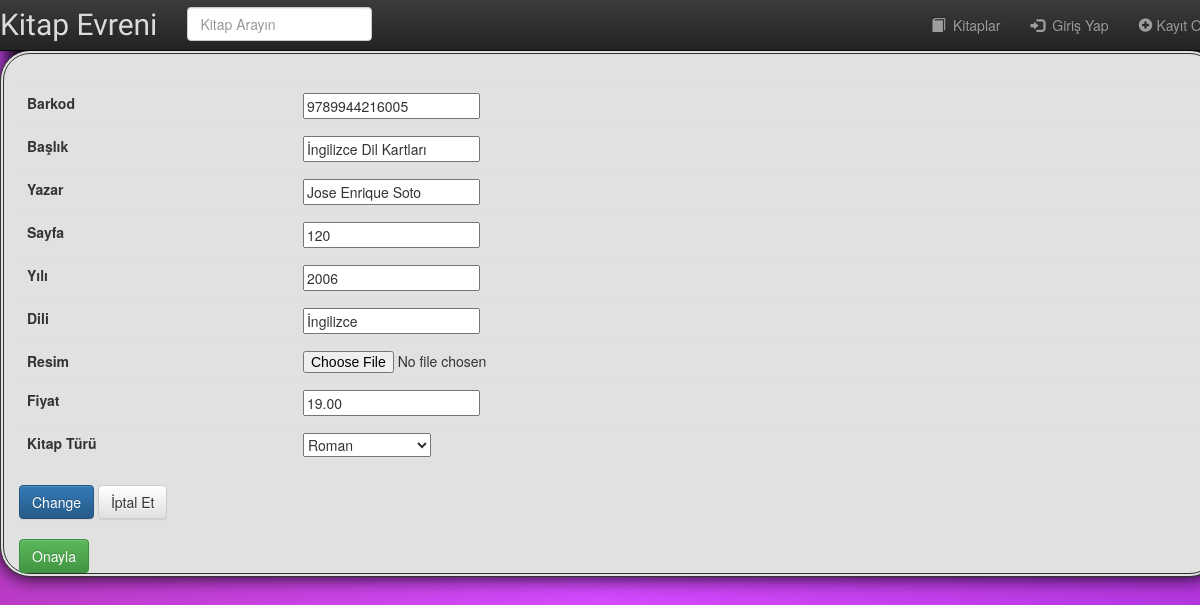
The page /admin_edit.php?bookisbn=9789944216005 (signed in) on the database its author committed.
### tables this page shows
CREATE TABLE `kitaplar` (
  `kitap_id` int(11) NOT NULL,
  `barkod` varchar(20) NOT NULL,
  `kitap_adi` varchar(60) DEFAULT NULL,
  `yazar` varchar(60) DEFAULT NULL,
  `sayfa` int(11) NOT NULL,
  `yili` int(11) NOT NULL,
  `dili` varchar(50) NOT NULL,
  `kapak_foto` varchar(40) DEFAULT NULL,
  `kitap_turu` longtext DEFAULT NULL,
  `fiyat` decimal(6,2) NOT NULL
);

### admin_edit.php (the view, shortened to what this page needs)
<?php
	require_once "./template/header.php";
	$conn = db_connect();
	if(isset($_GET['bookisbn'])){
		$isbn = $_GET['bookisbn'];
	} else {
		echo "Empty query!";
		exit;
	}
	$query = "SELECT * FROM kitaplar WHERE barkod = '$isbn'";
	$result = mysqli_query($conn, $query);
	$row = mysqli_fetch_assoc($result);
?>
	<form method="post" action="edit_book.php" enctype="multipart/form-data">
		<table class="table">
			<tr>
				<th>Barkod</th>
				<td><input type="text" name="barkod" value="<?php echo $row['barkod'];?>" readOnly="true"></td>
			</tr>
			<tr>
				<th>Başlık</th>
				<td><input type="text" name="kitap_adi" value="<?php echo $row['kitap_adi'];?>" required></td>
			</tr>
			<tr>
				<th>Yazar</th>
				<td><input type="text" name="yazar" value="<?php echo $row['yazar'];?>" required></td>
			</tr>
			<tr>
				<th>Sayfa</th>
				<td><input type="text" name="sayfa" value="<?php echo $row['sayfa'];?>" required></td>
			</tr>
			<tr>
				<th>Yılı</th>
				<td><input type="text" name="yili" value="<?php echo $row['yili'];?>" required></td>
			</tr>
			<tr>
				<th>Dili</th>
				<td><input type="text" name="dili" value="<?php echo $row['dili'];?>" required></td>
			</tr>
			<tr>
				<th>Resim</th>
				<td><input type="file" name="kapak_foto"></td>
			</tr>
			<tr>
				<th>Fiyat</th>
				<td><input type="text" name="fiyat" value="<?php echo $row['fiyat'];?>" required></td>
			</tr>
			<tr>
				<th>Kitap Türü</th>
				<td><?php
		$hostname="localhost";
		$username="root";
		$password="";
		$dbname="odev_db";
				$conn=mysqli_connect($hostname,$username,$password,$dbname) or die ("Connection Error:".mysqli_error($conn));
				$sqlquery=mysqli_query($conn,"select * from kategori");
				?>
				<select name="kitap_turu" >
				<?php
                 while($row=mysqli_fetch_array($sqlquery))
				 {
                ?>
				<option	value="<?=$row["kategori_adi"];?>"><?=$row["kategori_adi"];?></option>
				<?php
				 }
				?>
				</select>
			</tr>
		</table>
		<input type="submit" name="save_change" value="Change" class="btn btn-primary">
		<a href="admin_book.php" class="btn btn-default">İptal Et</a>
	</form>
	<br/>
	<a href="admin_book.php" class="btn btn-success">Onayla</a>
<?php
	require "./template/footer.php"
?>

### rows shown on the page
kitaplar: barkod "9789944216005", kitap_adi "İngilizce Dil Kartları", yazar "Jose Enrique Soto", sayfa "120", yili "2006", dili "İngilizce", fiyat "19.00"

### other values the page prints
form field kitap_turu "Roman"
